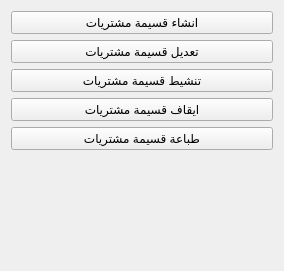
             <widget class="QWidget" name="QM_Promotion_Voucher">
              <property name="geometry">
               <rect>
                <x>0</x>
                <y>0</y>
                <width>284</width>
                <height>271</height>
               </rect>
              </property>
              <attribute name="label">
               <string>قسيمة مشتريات</string>
              </attribute>
              <layout class="QGridLayout" name="gridLayout_5">
               <item row="0" column="0">
                <widget class="QPushButton" name="QAct_Voucher_Add">
                 <property name="text">
                  <string>انشاء قسيمة مشتريات</string>
                 </property>
                </widget>
               </item>
               <item row="1" column="0">
                <widget class="QPushButton" name="QAct_Voucher_Edit">
                 <property name="text">
                  <string>تعديل قسيمة مشتريات</string>
                 </property>
                </widget>
               </item>
               <item row="2" column="0">
                <widget class="QPushButton" name="QAct_Voucher_Activate">
                 <property name="text">
                  <string>تنشيط قسيمة مشتريات</string>
                 </property>
                </widget>
               </item>
               <item row="3" column="0">
                <widget class="QPushButton" name="QAct_Voucher_Deactivate">
                 <property name="text">
                  <string>ايقاف قسيمة مشتريات</string>
                 </property>
                </widget>
               </item>
               <item row="4" column="0">
                <widget class="QPushButton" name="QAct_Voucher_Print">
                 <property name="text">
                  <string>طباعة قسيمة مشتريات</string>
                 </property>
                </widget>
               </item>
               <item row="5" column="0">
                <spacer name="verticalSpacer_3">
                 <property name="orientation">
                  <enum>Qt::Vertical</enum>
                 </property>
                 <property name="sizeHint" stdset="0">
                  <size>
                   <width>20</width>
                   <height>58</height>
                  </size>
                 </property>
                </spacer>
               </item>
              </layout>
             </widget>
